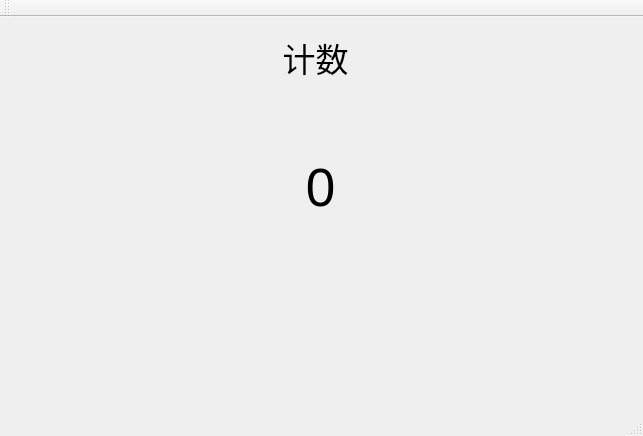
<?xml version="1.0" encoding="UTF-8"?>
<ui version="4.0">
 <class>MainWindow</class>
 <widget class="QMainWindow" name="MainWindow">
  <property name="geometry">
   <rect>
    <x>0</x>
    <y>0</y>
    <width>643</width>
    <height>436</height>
   </rect>
  </property>
  <property name="windowTitle">
   <string>MainWindow</string>
  </property>
  <widget class="QWidget" name="centralWidget">
   <widget class="QLabel" name="label">
    <property name="geometry">
     <rect>
      <x>160</x>
      <y>10</y>
      <width>311</width>
      <height>61</height>
     </rect>
    </property>
    <property name="font">
     <font>
      <pointsize>25</pointsize>
     </font>
    </property>
    <property name="text">
     <string>计数</string>
    </property>
    <property name="alignment">
     <set>Qt::AlignCenter</set>
    </property>
   </widget>
   <widget class="QLabel" name="label_2">
    <property name="geometry">
     <rect>
      <x>170</x>
      <y>100</y>
      <width>301</width>
      <height>141</height>
     </rect>
    </property>
    <property name="font">
     <font>
      <pointsize>40</pointsize>
     </font>
    </property>
    <property name="text">
     <string>0</string>
    </property>
    <property name="alignment">
     <set>Qt::AlignCenter</set>
    </property>
   </widget>
  </widget>
  <widget class="QMenuBar" name="menuBar">
   <property name="geometry">
    <rect>
     <x>0</x>
     <y>0</y>
     <width>643</width>
     <height>28</height>
    </rect>
   </property>
  </widget>
  <widget class="QToolBar" name="mainToolBar">
   <attribute name="toolBarArea">
    <enum>TopToolBarArea</enum>
   </attribute>
   <attribute name="toolBarBreak">
    <bool>false</bool>
   </attribute>
  </widget>
  <widget class="QStatusBar" name="statusBar"/>
 </widget>
 <layoutdefault spacing="6" margin="11"/>
 <resources/>
 <connections/>
</ui>
